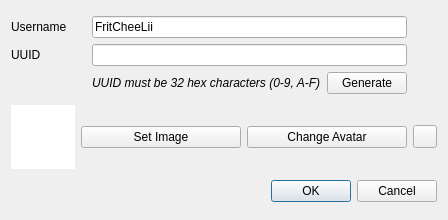
<?xml version="1.0" encoding="UTF-8"?>
<ui version="4.0">
 <class>NewUserDialog</class>
 <widget class="QDialog" name="NewUserDialog">
  <property name="geometry">
   <rect>
    <x>0</x>
    <y>0</y>
    <width>448</width>
    <height>220</height>
   </rect>
  </property>
  <property name="windowTitle">
   <string>New User</string>
  </property>
  <layout class="QGridLayout" name="gridLayout_2">
   <item row="2" column="1" colspan="3">
    <widget class="QDialogButtonBox" name="buttonBox">
     <property name="orientation">
      <enum>Qt::Orientation::Horizontal</enum>
     </property>
     <property name="standardButtons">
      <set>QDialogButtonBox::StandardButton::Cancel|QDialogButtonBox::StandardButton::Ok</set>
     </property>
    </widget>
   </item>
   <item row="1" column="2">
    <widget class="QPushButton" name="setAvatar">
     <property name="text">
      <string>Change Avatar</string>
     </property>
    </widget>
   </item>
   <item row="1" column="1">
    <widget class="QPushButton" name="selectImage">
     <property name="text">
      <string>Set Image</string>
     </property>
    </widget>
   </item>
   <item row="1" column="3">
    <widget class="QToolButton" name="revert">
     <property name="text">
      <string/>
     </property>
    </widget>
   </item>
   <item row="0" column="0" colspan="4">
    <layout class="QGridLayout" name="gridLayout">
     <item row="1" column="0">
      <widget class="QLabel" name="label">
       <property name="text">
        <string>UUID</string>
       </property>
      </widget>
     </item>
     <item row="0" column="1" colspan="2">
      <widget class="QLineEdit" name="username">
       <property name="text">
        <string>FritCheeLii</string>
       </property>
      </widget>
     </item>
     <item row="1" column="1" colspan="2">
      <widget class="QLineEdit" name="uuid"/>
     </item>
     <item row="0" column="0">
      <widget class="QLabel" name="label_2">
       <property name="text">
        <string>Username</string>
       </property>
      </widget>
     </item>
     <item row="2" column="1">
      <widget class="QLabel" name="label_3">
       <property name="font">
        <font>
         <italic>true</italic>
        </font>
       </property>
       <property name="text">
        <string>UUID must be 32 hex characters (0-9, A-F)</string>
       </property>
      </widget>
     </item>
     <item row="2" column="2">
      <widget class="QPushButton" name="generate">
       <property name="text">
        <string>Generate</string>
       </property>
      </widget>
     </item>
     <item row="1" column="3">
      <widget class="QLabel" name="uuidVerified">
       <property name="sizePolicy">
        <sizepolicy hsizetype="Fixed" vsizetype="Preferred">
         <horstretch>0</horstretch>
         <verstretch>0</verstretch>
        </sizepolicy>
       </property>
       <property name="minimumSize">
        <size>
         <width>24</width>
         <height>0</height>
        </size>
       </property>
      </widget>
     </item>
     <item row="0" column="3">
      <widget class="QLabel" name="usernameVerified">
       <property name="text">
        <string/>
       </property>
      </widget>
     </item>
    </layout>
   </item>
   <item row="1" column="0">
    <widget class="QGraphicsView" name="image">
     <property name="sizePolicy">
      <sizepolicy hsizetype="Expanding" vsizetype="Expanding">
       <horstretch>0</horstretch>
       <verstretch>0</verstretch>
      </sizepolicy>
     </property>
     <property name="minimumSize">
      <size>
       <width>64</width>
       <height>64</height>
      </size>
     </property>
     <property name="maximumSize">
      <size>
       <width>64</width>
       <height>64</height>
      </size>
     </property>
     <property name="frameShape">
      <enum>QFrame::Shape::NoFrame</enum>
     </property>
     <property name="frameShadow">
      <enum>QFrame::Shadow::Plain</enum>
     </property>
     <property name="verticalScrollBarPolicy">
      <enum>Qt::ScrollBarPolicy::ScrollBarAlwaysOff</enum>
     </property>
     <property name="horizontalScrollBarPolicy">
      <enum>Qt::ScrollBarPolicy::ScrollBarAlwaysOff</enum>
     </property>
     <property name="interactive">
      <bool>false</bool>
     </property>
    </widget>
   </item>
  </layout>
 </widget>
 <resources/>
 <connections>
  <connection>
   <sender>buttonBox</sender>
   <signal>accepted()</signal>
   <receiver>NewUserDialog</receiver>
   <slot>accept()</slot>
   <hints>
    <hint type="sourcelabel">
     <x>248</x>
     <y>254</y>
    </hint>
    <hint type="destinationlabel">
     <x>157</x>
     <y>274</y>
    </hint>
   </hints>
  </connection>
  <connection>
   <sender>buttonBox</sender>
   <signal>rejected()</signal>
   <receiver>NewUserDialog</receiver>
   <slot>reject()</slot>
   <hints>
    <hint type="sourcelabel">
     <x>316</x>
     <y>260</y>
    </hint>
    <hint type="destinationlabel">
     <x>286</x>
     <y>274</y>
    </hint>
   </hints>
  </connection>
 </connections>
</ui>
